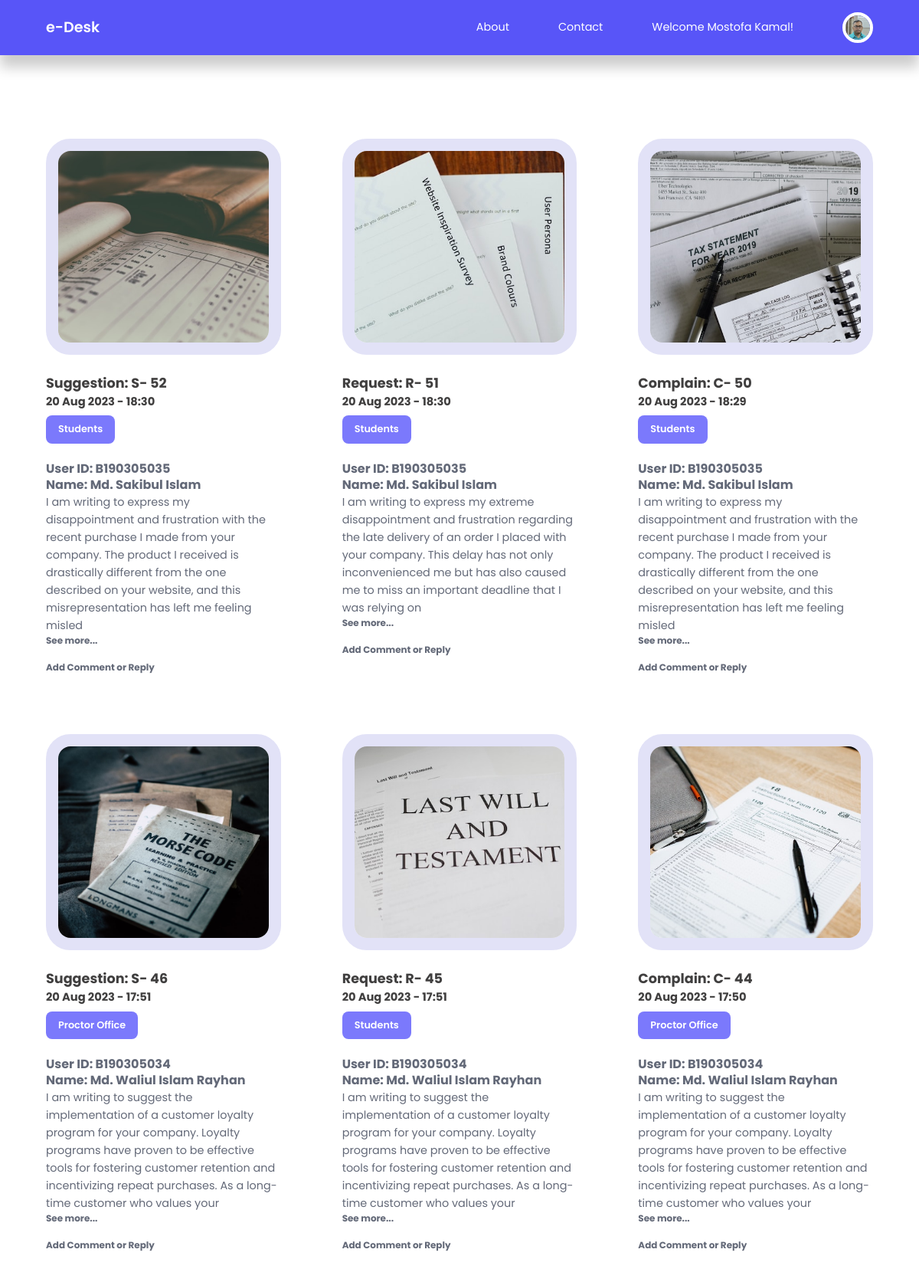
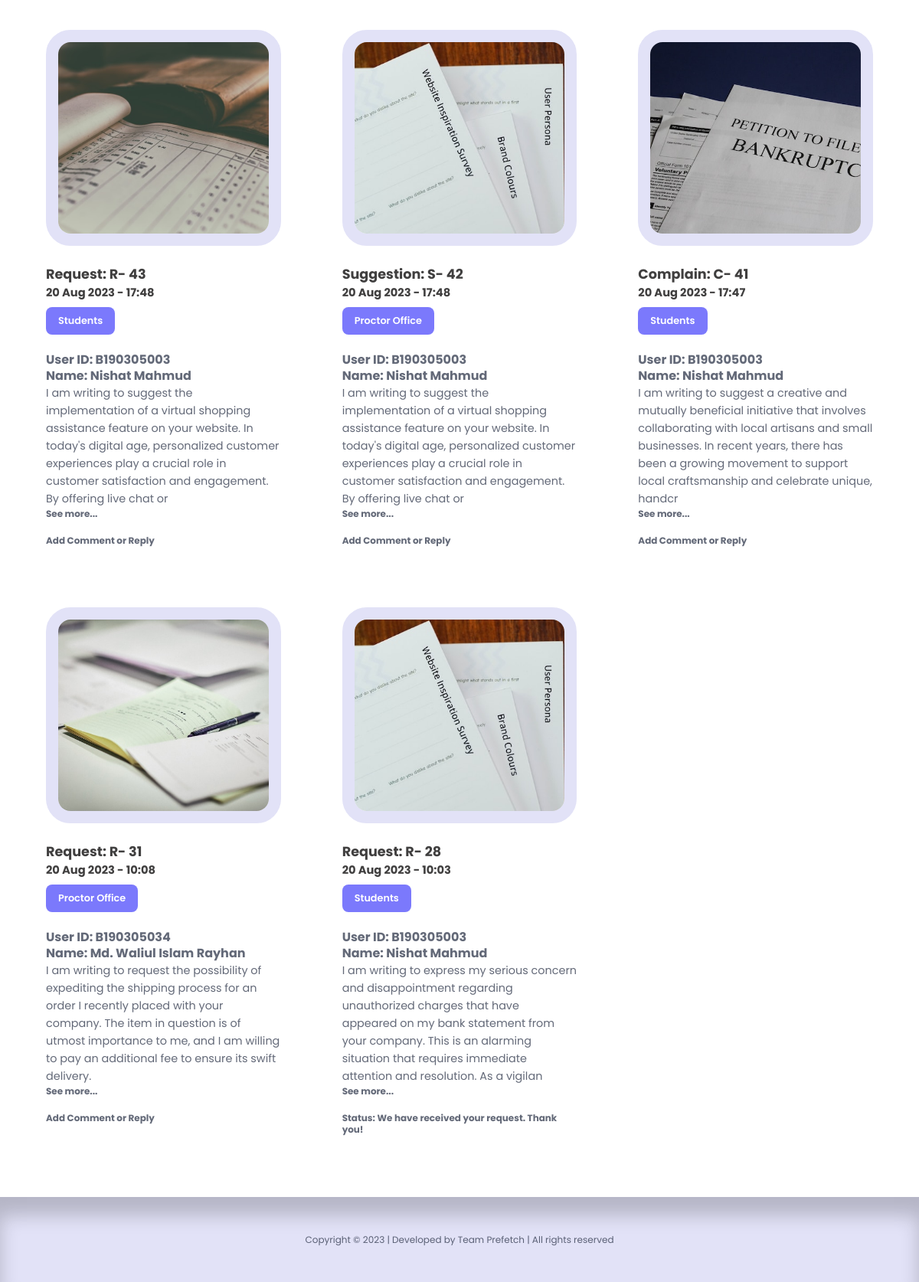
/proctor/admin-index.php, run on an earlier commit of the app's database (2 pictures, top to bottom).
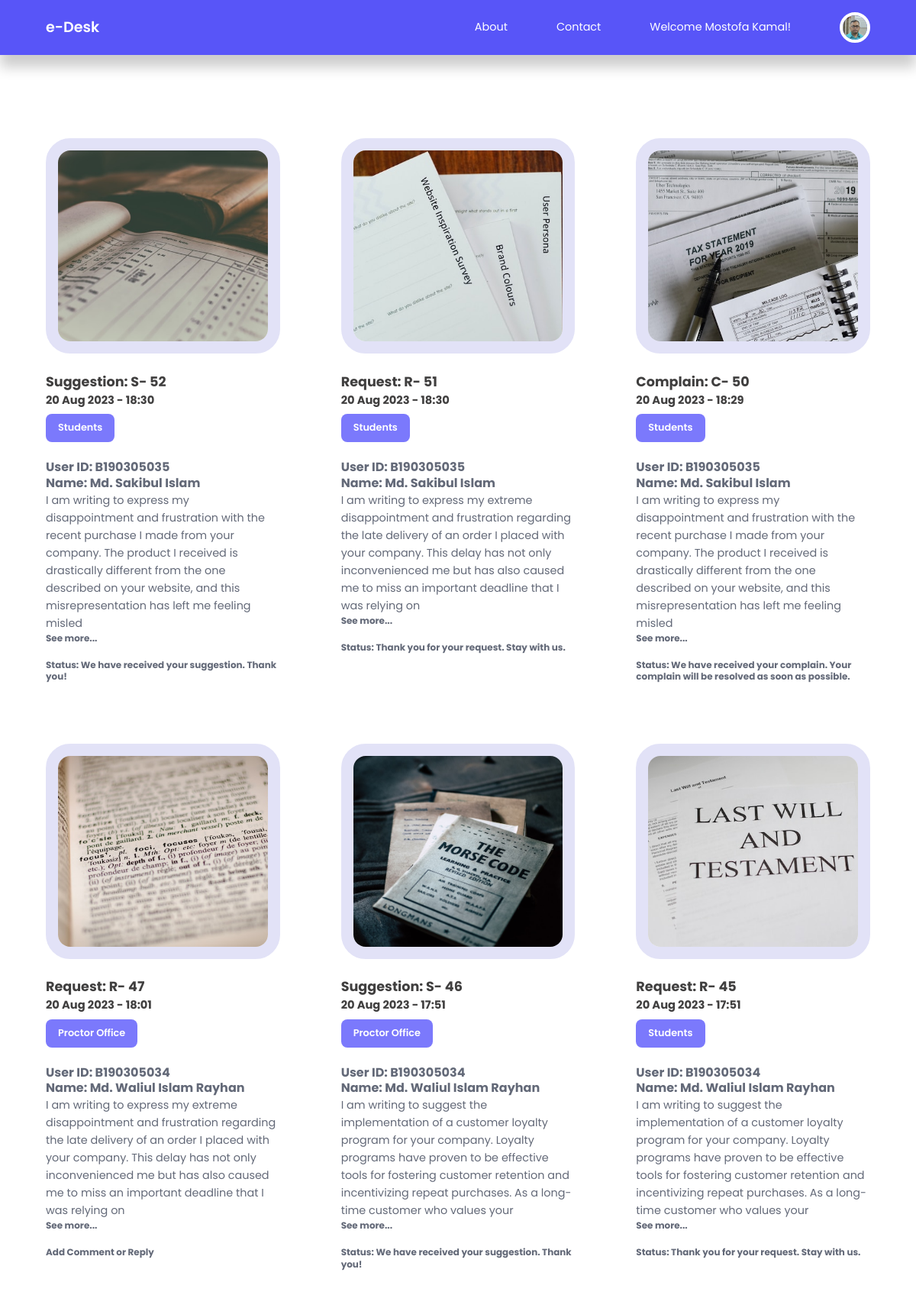
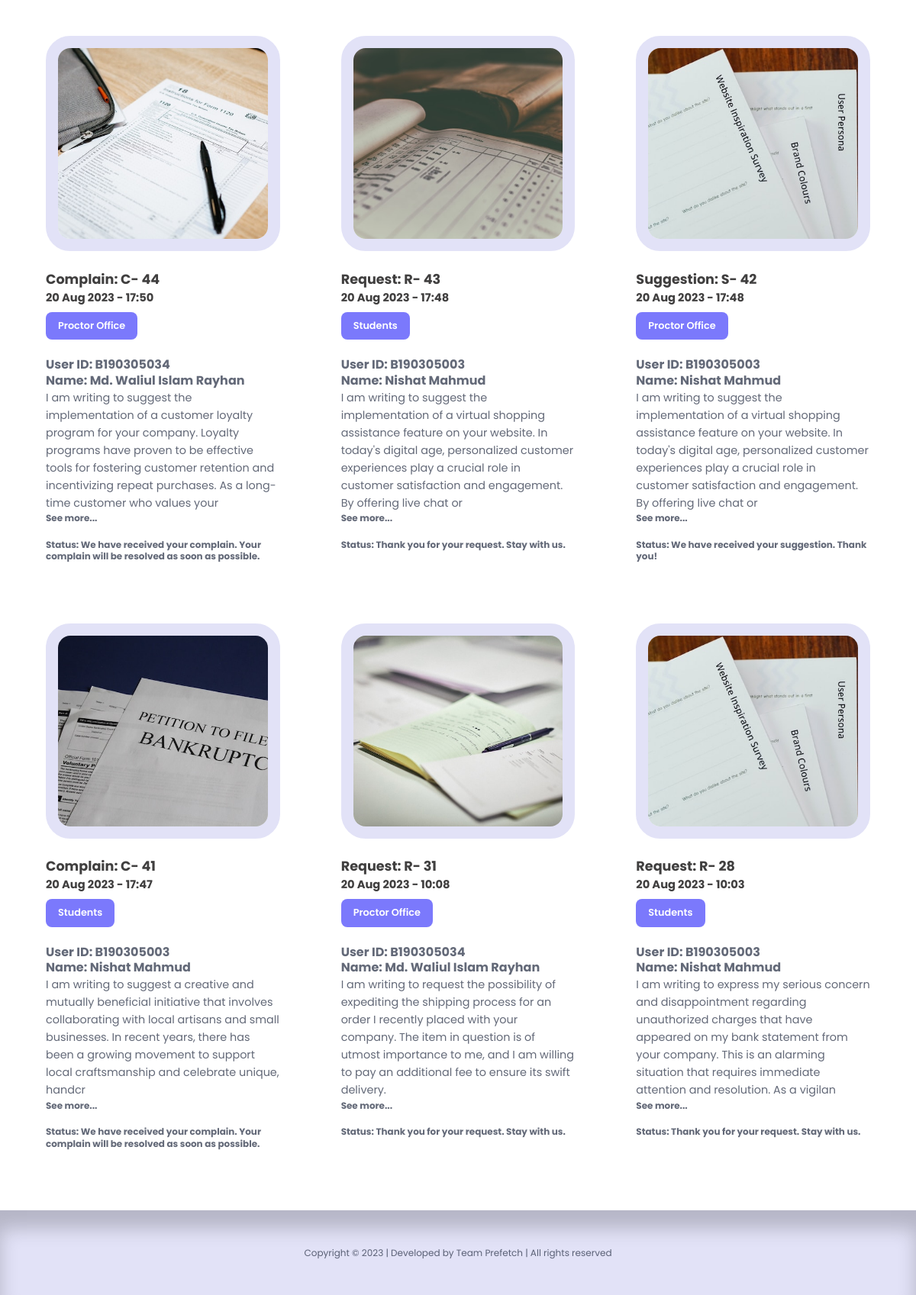
And on a later commit of the database (2 pictures, top to bottom).
### tables this page shows
CREATE TABLE `post` (
  `id` int(20) NOT NULL,
  `title` varchar(255) NOT NULL,
  `body` mediumtext NOT NULL,
  `picture` varchar(255) NOT NULL,
  `office_id` int(20) NOT NULL,
  `author_id` int(20) NOT NULL,
  `user_id` int(20) NOT NULL,
  `type` varchar(255) NOT NULL,
  `post_type` varchar(255) NOT NULL,
  `date_time` timestamp NOT NULL DEFAULT current_timestamp(),
  `status` varchar(255) NOT NULL,
  `comment` varchar(255) NOT NULL
);

CREATE TABLE `adminaddoffice` (
  `id` int(20) NOT NULL,
  `title` varchar(255) NOT NULL,
  `description` varchar(255) NOT NULL
);

CREATE TABLE `usermanagement` (
  `id` int(10) NOT NULL,
  `firstname` varchar(255) NOT NULL,
  `lastname` varchar(255) NOT NULL,
  `userid` varchar(255) NOT NULL,
  `email` varchar(255) NOT NULL,
  `password` varchar(255) NOT NULL,
  `picture` varchar(255) NOT NULL,
  `stat` varchar(255) NOT NULL,
  `admin-status` varchar(255) NOT NULL
);

### proctor/admin-index.php (the view, shortened to what this page needs)
<?php
include 'partials/header.php';
$query = "SELECT * FROM post WHERE status='Approved' AND user_id != '0' and (office_id='13' or office_id='21') ORDER BY date_time DESC LIMIT 50";
$posts = mysqli_query($connection, $query);
?>
<section class="posts <?= $featured ? '' : 'section__extra-margin' ?>">
    <div class="container posts__container">
        <?php while ($post = mysqli_fetch_assoc($posts)): ?>
            <article class="post">
                <div class="post__thumbnail">
                    <img src="<?= ROOT_URL . 'images/' . $post['picture'] ?>" width="400" height="250">
                </div>
                <div class="post__info">
                    <?php
                    $category_id = $post['office_id'];
                    $category_query = "SELECT * FROM adminaddoffice WHERE id=$category_id";
                    $category_result = mysqli_query($connection, $category_query);
                    $category = mysqli_fetch_assoc($category_result);
                    ?>
                    <h3>
                        <?= $post['type'] ?>
                        <?= $post['id'] ?>
                        <small>
                            <?= date("d M Y - H:i", strtotime($post['date_time'])) ?>
                        </small>
                    </h3>
                    <a href="<?= ROOT_URL ?>proctor/admin-catagory-post.php?id=<?= $post['office_id'] ?>"
                        class="category__button"><?= $category['title'] ?></a>
                    <p class="post__body">
                        <?php if ($post['author_id']): ?>
                        <h4>
                            <?= $post['title'] ?>
                        </h4>
                        <?php $len = strlen($post['body']); ?>
                        <?php if ($len < 250): ?>
                            <a href="<?= ROOT_URL ?>proctor/details-post.php?id=<?= $post['id'] ?>"><?= $post['body'] ?></a>
                        <?php else: ?>
                            <?= substr($post['body'], 0, 250) ?>
                            <h5>
                                <a href="<?= ROOT_URL ?>proctor/details-post.php?id=<?= $post['id'] ?>">See more...</a>
                            </h5>
                        <?php endif ?>
                        </p>
                        <div class="post__author">
                            <div class="post__author-info">
                                <?php if ($post['comment']): ?>
                                    <h5>Status:
                                        <?= $post['comment'] ?>
                                    </h5>
                                <?php else: ?>
                                    <h5><a href="<?= ROOT_URL ?>proctor/details-post.php?id=<?= $post['id'] ?>">Add Comment or
                                            Reply</a></h5>
                                <?php endif ?>
                            </div>
                        </div>
                    </div>
                <?php else: ?>
                    <?php
                    $user_id = $post['user_id'];
                    $user_query = "SELECT * FROM usermanagement WHERE id=$user_id";
                    $user_result = mysqli_query($connection, $user_query);
                    $user = mysqli_fetch_assoc($user_result);
                    ?>
                    <h4>
                        User ID:
                        <?= $user['userid'] ?>
                    </h4>
                    <h4>
                        Name:
                        <?= $user['firstname'] ?>
                        <?= $user['lastname'] ?>
                    </h4>
                    <?php $len = strlen($post['body']); ?>
                    <?php if ($len < 250): ?>
                        <a href="<?= ROOT_URL ?>proctor/details-post.php?id=<?= $post['id'] ?>"><?= $post['body'] ?></a>
                    <?php else: ?>
                        <?= substr($post['body'], 0, 250) ?>
                        <h5>
                            <a href="<?= ROOT_URL ?>proctor/details-post.php?id=<?= $post['id'] ?>">See more...</a>
                        </h5>
                    <?php endif ?>
                    </p>
                    <div class="post__author">
                        <div class="post__author-info">
                            <?php if ($post['comment']): ?>
                                <h5>Status:
                                    <?= $post['comment'] ?>
                                </h5>
                            <?php else: ?>
                                <h5><a href="<?= ROOT_URL ?>proctor/details-post.php?id=<?= $post['id'] ?>">Add Comment or Reply</a>
                                </h5>
                            <?php endif ?>
                        </div>
                    </div>
            </div>
        <?php endif ?>
        </article>
    <?php endwhile ?>
    </div>
</section>
<?php
include '../partials/footer.php';
?>

### proctor/partials/header.php (shortened to what this page needs)
<!DOCTYPE html>
<html lang="en">
<head>
    <link rel="stylesheet" href="<?= ROOT_URL ?>css/style.css">
    <link rel="stylesheet" href="https://unicons.iconscout.com/release/v4.0.0/css/line.css">
    <link rel="stylesheet" type="text/css" href="https://cdn.datatables.net/1.13.4/css/jquery.dataTables.css" />
</head>
<body>
    <nav>
        <div class="container nav__container">
            <a href="<?= ROOT_URL ?>proctor/admin-index.php" class="nav__logo">e-Desk</a>
            <ul class="nav__items">
                <li><a href="<?= ROOT_URL ?>proctor/about.php">About</a></li>
                <li><a href="<?= ROOT_URL ?>proctor/contact.php">Contact</a></li>
                <li><a href="#">Welcome Mostofa Kamal!</a></li>
                <li class="nav__profile">
                    <div class="avatar">
                        <img src="<?= ROOT_URL . 'images/Mostofa Kamal.jpg' ?>">
                    </div>
                </li>
            </ul>
        </div>
    </nav>

### partials/footer.php (shortened to what this page needs)
<footer>
    <div class="footer__copyright">
        <small>Copyright &copy; 2023 | Developed by Team Prefetch | All rights reserved</small>
    </div>
</footer>
</body>
</html>

### css/style.css (style rules this page uses)
:root { --color-primary: #5855f8; --color-primary-light: #9BA4B5; --color-primary-variant: #5854c7; --color-red: #da0f3f; --color-red-light: hsl(346, 87%, 46%, 15%); --color-green: #00c476; --color-green-light: hsl(156, 100%, 38%, 15%); --color-gray-900: #e2e2f7; --color-gray-700: #ffffff; --color-gray-300: rgba(242, 242, 254, 0.3); --color-gray-200: rgba(33, 42, 62, 0.7); --color-white: #ffffff; --color-bg: #fff; --transition: all 300ms ease; --container-width-lg: 74%; --container-width-md: 88%; --form-width: 40%; --card-border-radius-1: 0.3rem; --card-border-radius-2: 0.5rem; --card-border-radius-3: 0.8rem; --card-border-radius-4: 2rem; --card-border-radius-5: 5rem; }
* { margin: 0; padding: 0; outline: 0; border: 0; appearance: 0; list-style: none; text-decoration: none; box-sizing: border-box; font-family: 'Poppins', sans-serif; }
body { font-family: Arial, sans-serif; margin: 0; padding: 0; }
footer { background-color: #f4eee0; padding: 20px; text-align: center; }
body { line-height: 1.6; color: var(--color-gray-200); overflow-x: hidden; background: var(--color-bg); font-size: 0.9rem; }
.container { width: 90%; max-width: 1800px; margin-inline: auto; }
section { margin-top: 3rem; width: 100vw; }
.section__extra-margin { margin-top: 7rem; }
h3 { font-size: 1.1rem; margin: 0.8rem 0 0.5rem; color: #403f3f; line-height: 1.3; }
h4 { font-size: 1rem; color: var(--color-gray-200); line-height: 1.3; }
h5 { line-height: 1.3; }
a { color: var(--color-gray-200); transition: var(--transition); }
img { display: block; width: 100%; object-fit: cover; }
nav { background: var(--color-primary); width: 100vw; height: 4.5rem; position: fixed; top: 0; z-index: 10; box-shadow: 0 1rem 1rem rgba(0, 0, 0, 0.2); }
.nav__container { height: 100%; display: flex; align-items: center; justify-content: space-between; }
.nav__container a { color: var(--color-white); transition: var(--transition); }
.avatar { width: 2.5rem; height: 2.5rem; border-radius: 50%; overflow: hidden; border: 0.3rem solid var(--color-bg); }
.nav__logo { font-weight: 600; font-size: 1.2rem; }
.nav__items { display: flex; align-items: center; gap: 4rem; }
.nav__profile { position: relative; cursor: pointer; }
.category__button { background: #7b79fc; color: var(--color-bg); display: inline-block; padding: 0.5rem 1rem; border-radius: var(--card-border-radius-2); font-weight: 600; font-size: 0.8rem; text-align: center; }
.post__thumbnail { border-radius: var(--card-border-radius-4); border: 1rem solid var(--color-gray-900); overflow: hidden; margin-bottom: 1.6rem; }
.post__author { display: flex; gap: 1rem; margin-top: 1.2rem; }
.posts__container { display: grid; grid-template-columns: repeat(3, 1fr); gap: 5rem; margin-bottom: 5rem; }
footer { background: var(--color-gray-900); box-shadow: inset 0 1.5rem 1.5rem rgba(0, 0, 0, 0.2); }
.footer__copyright { text-align: center; padding: 1.5rem 0; }

What changed in the data, as far as the page shows it:
changed post id 52: comment (not shown) → "We have received your suggestion. Thank you!"; comment "Add Comment or Reply" → "Status:"
changed post id 51: comment (not shown) → "Thank you for your request. Stay with us."; comment "Add Comment or Reply" → "Status:"
changed post "20 Aug 2023 - 18:29": comment (not shown) → "We have received your complain. Your complain will be resolved as soon as possible."; comment "Add Comment or Reply" → "Status:"
now on this page (row edited): post: picture (picture), type "Request: R-", id "47", date_time "20 Aug 2023 - 18:01", adminaddoffice.title "Proctor Office", usermanagement.userid "B190305034", usermanagement.firstname "Md. Waliul Islam", usermanagement.lastname "Rayhan", body "I am writing to express my extreme disappointment and frustration regarding the late delivery of an order I placed with your company. This delay has not only inconvenienced me but has also caused me to miss an important deadline that I was relying on"
changed post id 46: comment (not shown) → "We have received your suggestion. Thank you!"; comment "Add Comment or Reply" → "Status:"
changed post id 45: comment (not shown) → "Thank you for your request. Stay with us."; comment "Add Comment or Reply" → "Status:"
changed post "20 Aug 2023 - 17:50": comment (not shown) → "We have received your complain. Your complain will be resolved as soon as possible."; comment "Add Comment or Reply" → "Status:"
changed post id 43: comment (not shown) → "Thank you for your request. Stay with us."; comment "Add Comment or Reply" → "Status:"
changed post id 42: comment (not shown) → "We have received your suggestion. Thank you!"; comment "Add Comment or Reply" → "Status:"
changed post "20 Aug 2023 - 17:47": comment (not shown) → "We have received your complain. Your complain will be resolved as soon as possible."; comment "Add Comment or Reply" → "Status:"
changed post "20 Aug 2023 - 10:08": comment (not shown) → "Thank you for your request. Stay with us."; comment "Add Comment or Reply" → "Status:"
changed post "20 Aug 2023 - 10:03": comment "We have received your request. Thank you!" → "Thank you for your request. Stay with us."
